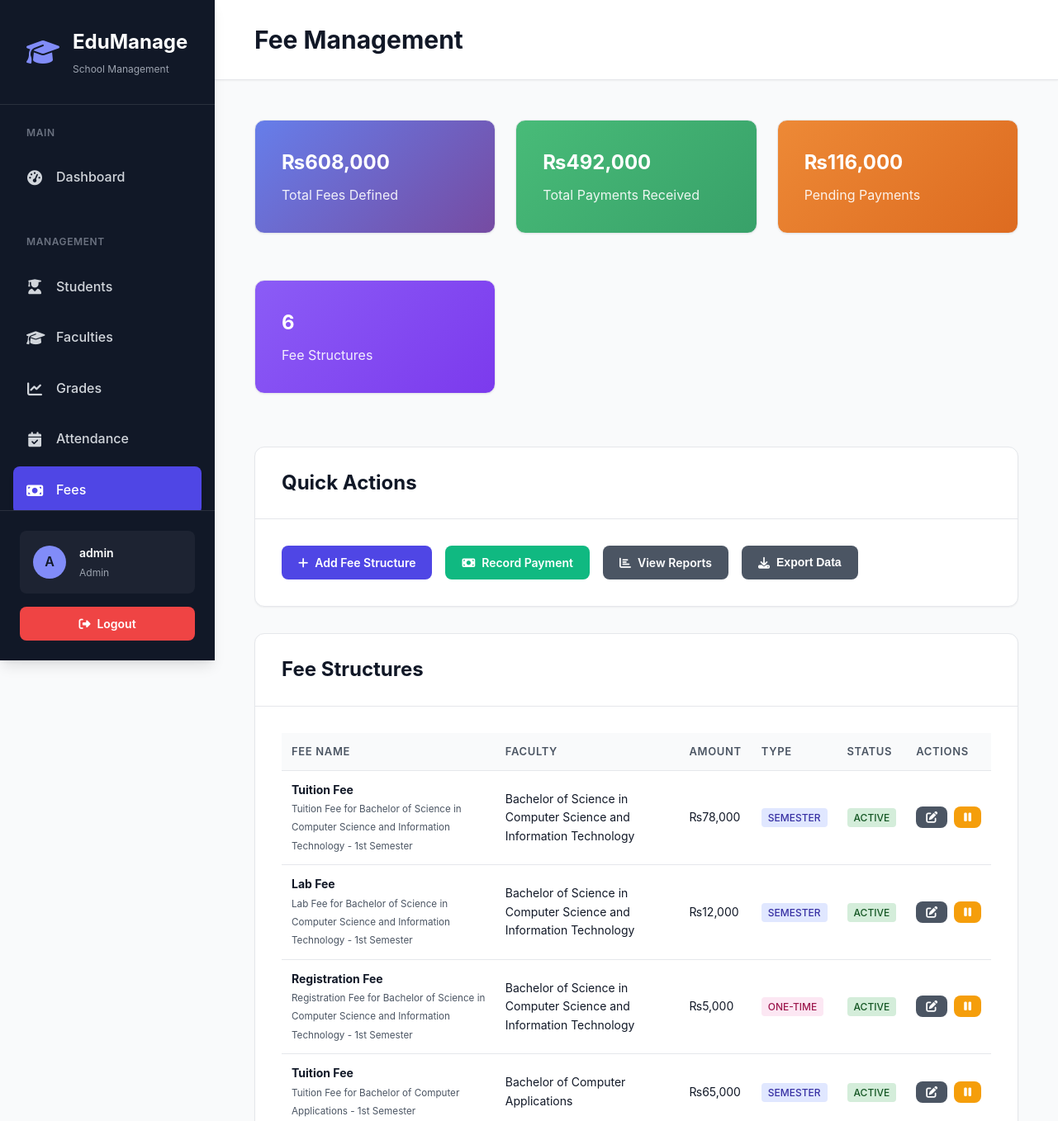
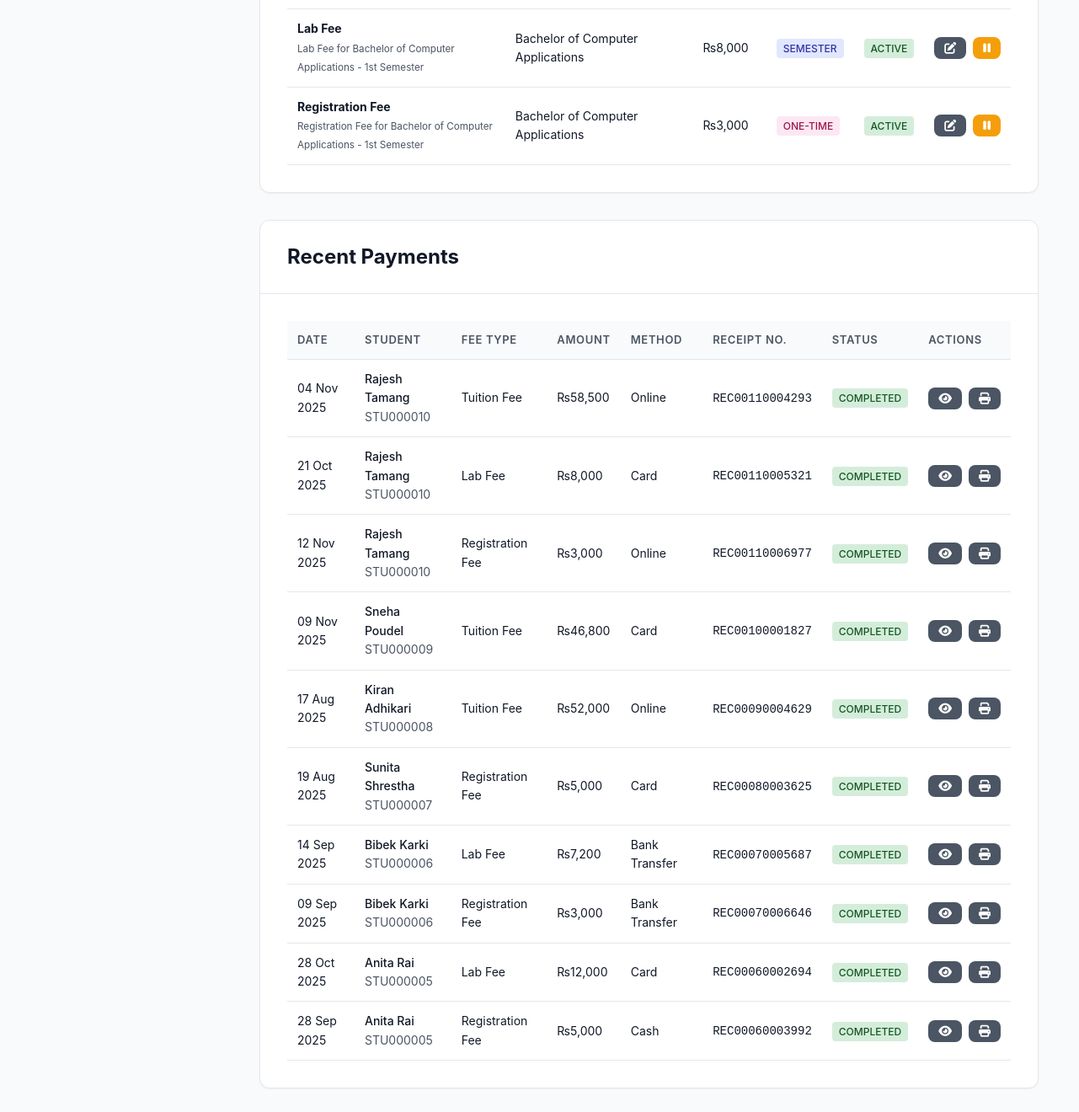
The app's page /fees/admin (signed in), older data (2 pictures, top to bottom).
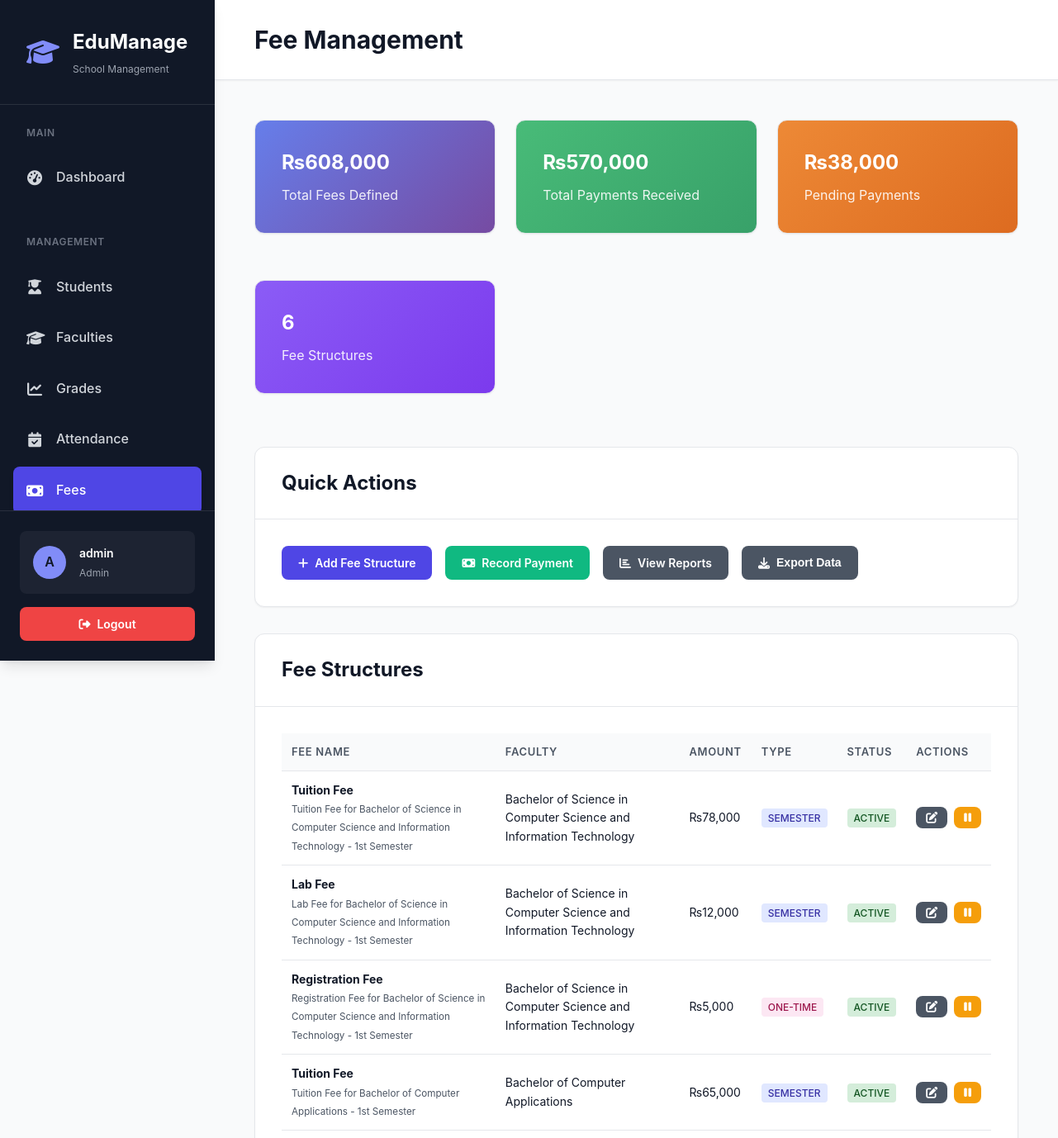
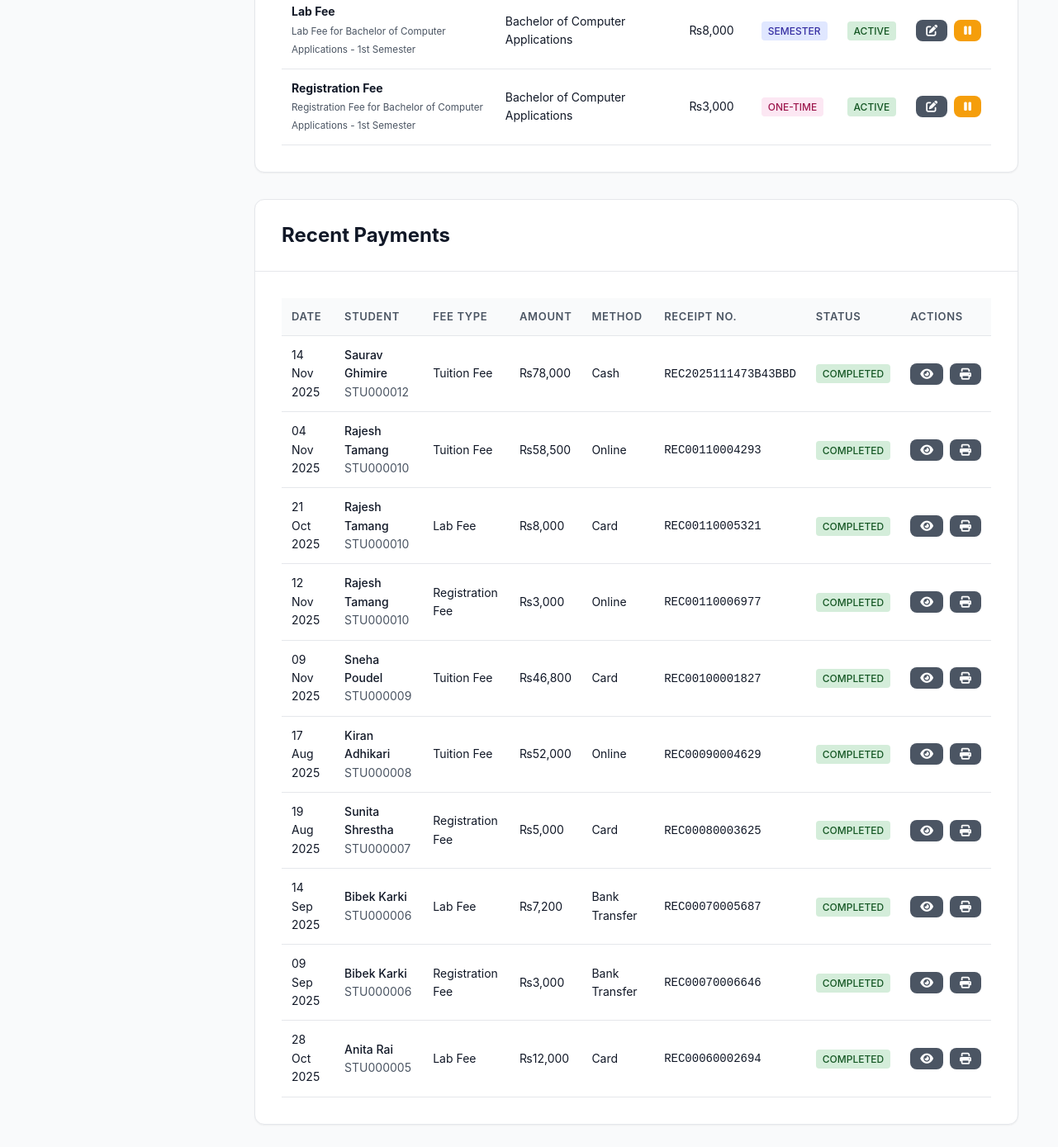
The same page, newer data (2 pictures, top to bottom).
### models.py (models this page shows, shortened)
class FeeStructure(db.Model):
    __tablename__ = 'fee_structure'
    id = db.Column(db.Integer, primary_key=True)
    name = db.Column(db.String(100), nullable=False)  # Tuition Fee, Exam Fee, Library Fee, etc.
    description = db.Column(db.Text)
    amount = db.Column(db.Float, nullable=False)
    fee_type = db.Column(db.String(50), nullable=False)  # semester, annual, monthly, one-time
    faculty_id = db.Column(db.Integer, db.ForeignKey('subject.id'))  # Which faculty this applies to
    semester = db.Column(db.String(20))  # Which semester (1st, 2nd, etc.) - NULL for annual fees
    academic_year = db.Column(db.String(10), nullable=False)
    due_date = db.Column(db.Date)
    is_active = db.Column(db.Boolean, default=True)
    created_at = db.Column(db.DateTime, default=datetime.utcnow)
    updated_at = db.Column(db.DateTime, default=datetime.utcnow, onupdate=datetime.utcnow)
    faculty = db.relationship('Subject', backref='fee_structures')
    payments = db.relationship('FeePayment', backref='fee_structure', lazy='dynamic')

class Subject(db.Model):
    __tablename__ = 'subject'
    id = db.Column(db.Integer, primary_key=True)
    name = db.Column(db.String(100), nullable=False, index=True)
    code = db.Column(db.String(20), unique=True, nullable=False, index=True)
    description = db.Column(db.Text)
    credits = db.Column(db.Integer, default=1)
    department = db.Column(db.String(100))
    grade_levels = db.Column(db.String(100))  # Comma-separated grade levels
    max_students = db.Column(db.Integer, default=30)
    is_active = db.Column(db.Boolean, default=True)
    created_at = db.Column(db.DateTime, default=datetime.utcnow)
    updated_at = db.Column(db.DateTime, default=datetime.utcnow, onupdate=datetime.utcnow)
    grades = db.relationship('Grade', backref='subject', lazy='dynamic')
    enrollments = db.relationship('Enrollment', backref='subject', lazy='dynamic')
    teachers = db.relationship('SubjectTeacher', backref='subject', lazy='dynamic')
    assignments = db.relationship('AssignmentTemplate', backref='subject', lazy='dynamic')

class FeePayment(db.Model):
    __tablename__ = 'fee_payment'
    id = db.Column(db.Integer, primary_key=True)
    student_id = db.Column(db.Integer, db.ForeignKey('student.id'), nullable=False)
    fee_structure_id = db.Column(db.Integer, db.ForeignKey('fee_structure.id'), nullable=False)
    amount_paid = db.Column(db.Float, nullable=False)
    payment_date = db.Column(db.Date, nullable=False, default=date.today)
    payment_method = db.Column(db.String(50))  # cash, bank_transfer, online, card
    transaction_id = db.Column(db.String(100))  # Bank transaction reference
    receipt_number = db.Column(db.String(50), unique=True)
    remarks = db.Column(db.Text)
    payment_status = db.Column(db.String(20), default='completed')  # completed, pending, failed
    recorded_by = db.Column(db.Integer, db.ForeignKey('user.id'))  # Admin who recorded the payment
    created_at = db.Column(db.DateTime, default=datetime.utcnow)
    updated_at = db.Column(db.DateTime, default=datetime.utcnow, onupdate=datetime.utcnow)
    student = db.relationship('Student', backref='fee_payments')
    recorder = db.relationship('User', backref='fee_payments_recorded')

class Student(db.Model):
    __tablename__ = 'student'
    __table_args__ = (
        Index('idx_student_name', 'last_name', 'first_name'),
        Index('idx_student_status', 'status'),
        Index('idx_student_grade', 'grade_level'),
    )
    id = db.Column(db.Integer, primary_key=True)
    student_id = db.Column(db.String(20), unique=True, nullable=False, index=True)
    first_name = db.Column(db.String(50), nullable=False)
    last_name = db.Column(db.String(50), nullable=False)
    email = db.Column(db.String(120), unique=True, nullable=False, index=True)
    password_hash = db.Column(db.String(255))  # For student portal login
    phone = db.Column(db.String(20))
    date_of_birth = db.Column(db.Date, nullable=False)
    gender = db.Column(db.String(10), nullable=False)
    address = db.Column(db.Text)
    city = db.Column(db.String(50))
    state = db.Column(db.String(50))
    zip_code = db.Column(db.String(10))
    emergency_contact = db.Column(db.String(100))
    emergency_phone = db.Column(db.String(20))
    parent_email = db.Column(db.String(120))
    grade_level = db.Column(db.String(20), nullable=False)
    enrollment_date = db.Column(db.Date, default=datetime.utcnow)
    graduation_year = db.Column(db.Integer)
    status = db.Column(db.String(20), default='active', index=True)  # active, inactive, graduated, transferred
    gpa = db.Column(db.Float, default=0.0)
    photo_filename = db.Column(db.String(255))
    medical_info = db.Column(db.Text)  # Medical conditions or allergies
    notes = db.Column(db.Text)  # Additional notes
    created_at = db.Column(db.DateTime, default=datetime.utcnow)
    updated_at = db.Column(db.DateTime, default=datetime.utcnow, onupdate=datetime.utcnow)
    grades = db.relationship('Grade', backref='student', lazy='dynamic', cascade='all, delete-orphan')
    attendance_records = db.relationship('Attendance', backref='student', lazy='dynamic', cascade='all, delete-orphan')
    enrollments = db.relationship('Enrollment', backref='student', lazy='dynamic', cascade='all, delete-orphan')
    assignments = db.relationship('Assignment', backref='student', lazy='dynamic', cascade='all, delete-orphan')

### app.py (the view)
@app.route('/fees/admin')
@login_required
def admin_fees():
    if current_user.role != 'admin':
        flash('Access denied. Admins only.', 'error')
        return redirect(url_for('dashboard'))
    fee_structures = FeeStructure.query.order_by(FeeStructure.faculty_id, FeeStructure.semester).all()
    students = Student.query.filter_by(status='active').all()
    total_fees_defined = 0
    total_payments = db.session.query(func.sum(FeePayment.amount_paid)).scalar() or 0
    for student in students:
        enrollment = Enrollment.query.filter_by(student_id=student.id, status='enrolled').first()
        if enrollment:
            student_fee_structures = FeeStructure.query.filter_by(
                faculty_id=enrollment.subject_id,
                is_active=True
            ).all()
            total_fees_defined += sum(fs.amount for fs in student_fee_structures)
    pending_payments = max(0, total_fees_defined - total_payments)
    recent_payments = FeePayment.query.join(Student).join(FeeStructure).order_by(desc(FeePayment.created_at)).limit(10).all()
    return render_template('fees/admin.html',
                         fee_structures=fee_structures,
                         total_fees_defined=total_fees_defined,
                         total_payments=total_payments,
                         pending_payments=pending_payments,
                         recent_payments=recent_payments)

### app.py (called while the page is built, shortened)
@login_manager.user_loader
def load_user(user_id):
    return User.query.get(int(user_id))

### templates/fees/admin.html (shortened to what the changed rows need)
{% extends 'base.html' %}
{% block page_title %}Fee Management{% endblock %}
{% block content %}
<div class="content animate-fade-in-up">
    <div style="display: grid; grid-template-columns: repeat(auto-fit, minmax(250px, 1fr)); gap: 1.5rem; margin-bottom: 2rem;">
        <div class="card" style="background: linear-gradient(135deg, #48bb78 0%, #38a169 100%); color: white;">
            <div class="card-body">
                <h3 style="margin: 0 0 0.5rem 0; font-size: 1.5rem;">₨{{ "{:,.0f}".format(total_payments) }}</h3>
                <p style="margin: 0; opacity: 0.9;">Total Payments Received</p>
            </div>
        </div>
        <div class="card" style="background: linear-gradient(135deg, #ed8936 0%, #dd6b20 100%); color: white;">
            <div class="card-body">
                <h3 style="margin: 0 0 0.5rem 0; font-size: 1.5rem;">₨{{ "{:,.0f}".format(pending_payments) }}</h3>
                <p style="margin: 0; opacity: 0.9;">Pending Payments</p>
            </div>
        </div>
    </div>
    {% if not is_teacher_view %}
    <div class="card" style="margin-bottom: 2rem;">
        <div class="card-header">
            <h2 class="card-title">Quick Actions</h2>
        </div>
    </div>
    {% endif %}
    <div class="card" style="margin-bottom: 2rem;">
        <div class="card-header">
            <h2 class="card-title">Fee Structures</h2>
        </div>
        <div class="card-body">
            {% if fee_structures %}
                <div style="overflow-x: auto;">
                    <table class="table">
                        <thead>
                            <tr>
                                <th>Fee Name</th>
                                <th>Faculty</th>
                                <th>Amount</th>
                                <th>Type</th>
                                <th>Status</th>
                                {% if not is_teacher_view %}
                                <th>Actions</th>
                                {% endif %}
                            </tr>
                        </thead>
                        <tbody>
                            {% for fee_structure in fee_structures %}
                            <tr>
                                <td>
                                    <strong>{{ fee_structure.name }}</strong>
                                    {% if fee_structure.description %}
                                        <br><small style="color: var(--text-secondary);">{{ fee_structure.description }}</small>
                                    {% endif %}
                                </td>
                                <td>{{ fee_structure.faculty.name if fee_structure.faculty else 'All Faculties' }}</td>
                                <td>₨{{ "{:,.0f}".format(fee_structure.amount) }}</td>
                                <td>
                                    <span class="fee-type-badge fee-type-{{ fee_structure.fee_type }}">
                                        {{ fee_structure.fee_type.replace('_', ' ').title() }}
                                    </span>
                                </td>
                                <td>
                                    <span class="status-badge status-{{ 'active' if fee_structure.is_active else 'inactive' }}">
                                        {{ 'Active' if fee_structure.is_active else 'Inactive' }}
                                    </span>
                                </td>
                                {% if not is_teacher_view %}
                                <td>
                                    <div style="display: flex; gap: 0.5rem;">
                                        <button onclick="editFeeStructure({{ fee_structure.id }})" class="btn btn-secondary btn-sm" title="Edit Fee Structure">
                                            <i class="fas fa-edit"></i>
                                        </button>
                                        <button onclick="toggleFeeStructure({{ fee_structure.id }})" class="btn btn-{{ 'warning' if fee_structure.is_active else 'success' }} btn-sm" title="{{ 'Deactivate' if fee_structure.is_active else 'Activate' }} Fee Structure">
                                            <i class="fas fa-{{ 'pause' if fee_structure.is_active else 'play' }}"></i>
                                        </button>
                                    </div>
                                </td>
                                {% endif %}
                            </tr>
                            {% endfor %}
                        </tbody>
                    </table>
                </div>
            {% endif %}
        </div>
    </div>
    <div class="card">
        <div class="card-header">
            <h2 class="card-title">Recent Payments</h2>
        </div>
        <div class="card-body">
            {% if recent_payments %}
                <div style="overflow-x: auto;">
                    <table class="table">
                        <thead>
                            <tr>
                                <th>Date</th>
                                <th>Student</th>
                                <th>Fee Type</th>
                                <th>Amount</th>
                                <th>Method</th>
                                <th>Receipt No.</th>
                                <th>Status</th>
                                {% if not is_teacher_view %}
                                <th>Actions</th>
                                {% endif %}
                            </tr>
                        </thead>
                        <tbody>
                            {% for payment in recent_payments %}
                            <tr>
                                <td>{{ payment.payment_date.strftime('%d %b %Y') }}</td>
                                <td>
                                    <div>
                                        <div style="font-weight: 500;">{{ payment.student.first_name }} {{ payment.student.last_name }}</div>
                                        <div style="font-size: 0.875rem; color: var(--text-secondary);">{{ payment.student.student_id }}</div>
                                    </div>
                                </td>
                                <td>{{ payment.fee_structure.name }}</td>
                                <td>₨{{ "{:,.0f}".format(payment.amount_paid) }}</td>
                                <td>{{ payment.payment_method.title().replace('_', ' ') if payment.payment_method else 'N/A' }}</td>
                                <td><code>{{ payment.receipt_number }}</code></td>
                                <td><span class="status-badge status-{{ payment.payment_status }}">{{ payment.payment_status.title() }}</span></td>
                                {% if not is_teacher_view %}
                                <td>
                                    <div style="display: flex; gap: 0.5rem;">
                                        <button onclick="viewPaymentDetails({{ payment.id }})" class="btn btn-secondary btn-sm">
                                            <i class="fas fa-eye"></i>
                                        </button>
                                        <button onclick="printReceipt({{ payment.id }})" class="btn btn-secondary btn-sm">
                                            <i class="fas fa-print"></i>
                                        </button>
                                    </div>
                                </td>
                                {% endif %}
                            </tr>
                            {% endfor %}
                        </tbody>
                    </table>
                </div>
            {% else %}
                <div style="text-align: center; padding: 2rem; color: var(--text-secondary);">
                    <i class="fas fa-receipt" style="font-size: 2rem; margin-bottom: 1rem; opacity: 0.3;"></i>
                    <p>No recent payments found.</p>
                </div>
            {% endif %}
        </div>
    </div>
</div>
{% endblock %}

Row changes from the older to the newer data that the page shows:
no longer on this page (row unchanged): FeePayment: payment_date "28 Sep 2025", student.first_name "Anita", student.last_name "Rai", student.student_id "STU000005", fee_structure.name "Registration Fee", amount_paid "5,000", payment_method "Cash", receipt_number "REC00060003992", payment_status "COMPLETED"
added FeePayment: payment_date "14 Nov 2025", student.first_name "Saurav", student.last_name "Ghimire", student.student_id "STU000012", fee_structure.name "Tuition Fee", amount_paid "78,000", payment_method "Cash", receipt_number "REC2025111473B43BBD", payment_status "COMPLETED"
Text that changed along with them:
{{ "{:,.0f}".format(total_payments) }}: "492,000" → "570,000"
{{ "{:,.0f}".format(pending_payments) }}: "116,000" → "38,000"
